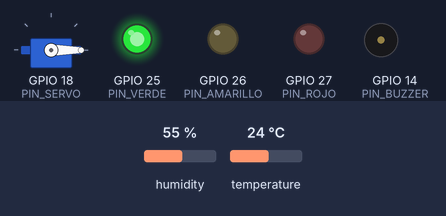
This sketch was run on a simulated ESP32. Shown: servo, output pins drawn as LEDs (lit = HIGH), buzzer (waves = sounding, pin HIGH). Inputs (shaded band) come from the test bench; at power-on: temperature 24 °C, humidity 55 %. WiFi joins after 1.5 s; servers stay silent unless stated; what the sketch prints to the serial monitor is not drawn.

Above: at 2.7 s.
2.8 s: temperature set to 28 °C
7.2 s: temperature set to 31 °C
At 11.1 s:
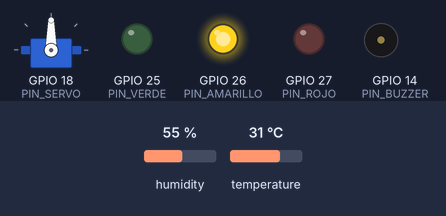
11.5 s: temperature set to 35 °C
At 15.2 s:
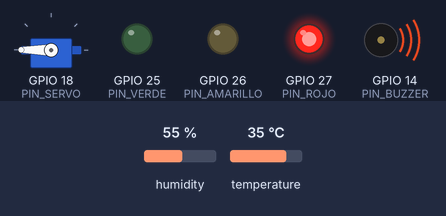
15.5 s: temperature set to 12 °C
At 18.4 s:
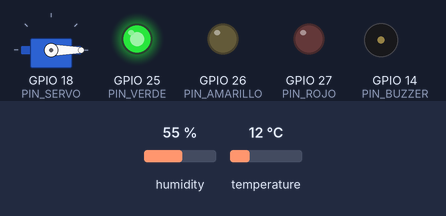
19.5 s: temperature set to 33 °C
At 22.7 s:
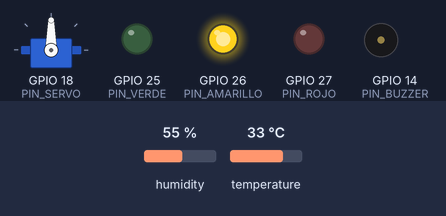
Timing chart, 0 to 24.2 s (numbered marks = the images above; inputs shaded):
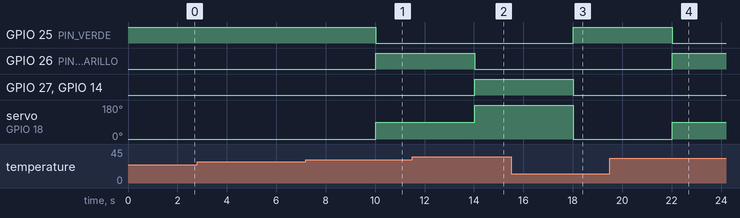

Measured:
- the behaviour switches between 29 and 30 °C on temperature (found by bisection; images 0 and 1)
- the behaviour switches between 33 and 34 °C on temperature (found by bisection; images 1 and 2)
- after the input at 2.8 s, every drawn part: stays the same
- after the input at 7.2 s, GPIO 25 (PIN_VERDE): HIGH → LOW after 2.8 s; GPIO 26 (PIN_AMARILLO): LOW → HIGH after 2.8 s; servo on GPIO 18 (PIN_SERVO): 0° → 90° after 2.8 s
- after the input at 11.5 s, GPIO 26 (PIN_AMARILLO): HIGH → LOW after 2.5 s; GPIO 27 (PIN_ROJO), GPIO 14 (PIN_BUZZER): LOW → HIGH after 2.5 s; servo on GPIO 18 (PIN_SERVO): 90° → 180° after 2.5 s
- after the input at 15.5 s, GPIO 25 (PIN_VERDE): LOW → HIGH after 2.5 s; GPIO 27 (PIN_ROJO), GPIO 14 (PIN_BUZZER): HIGH → LOW after 2.5 s; servo on GPIO 18 (PIN_SERVO): 180° → 0° after 2.5 s
- after the input at 19.5 s, GPIO 25 (PIN_VERDE): HIGH → LOW after 2.5 s; GPIO 26 (PIN_AMARILLO): LOW → HIGH after 2.5 s; servo on GPIO 18 (PIN_SERVO): 0° → 90° after 2.5 s

The sketch:

lab_ventilacion_wifi.ino
```cpp
/*
  Laboratorio IoT #2 - Sistema de ventilación inteligente (versión WiFi, ESP32)

  Igual que la versión serial, pero en lugar de enviar los datos por el cable
  USB, el ESP32 los publica en una ruta web:

      http://IP_DEL_ESP32/datos   ->   T:25.3,H:60.0,E:NORMAL,S:0

  El bot de Python consulta esa ruta cada pocos segundos.

  Librerías (Herramientas -> Administrar bibliotecas):
    - DHT sensor library (Adafruit)
    - Adafruit Unified Sensor
    - ESP32Servo
  (WiFi.h y WebServer.h vienen incluidas con el paquete de la placa ESP32)
*/

#include <WiFi.h>
#include <WebServer.h>
#include <DHT.h>
#include <ESP32Servo.h>

// ---------- Red WiFi (solo 2.4 GHz) ----------
const char* WIFI_SSID     = "Redmi Note 14 Pro";
const char* WIFI_PASSWORD = "Karen123";

// ---------- Pines ----------
const int PIN_DHT      = 4;
const int PIN_SERVO    = 18;
const int PIN_VERDE    = 25;
const int PIN_AMARILLO = 26;
const int PIN_ROJO     = 27;
const int PIN_BUZZER   = 14;

// ---------- Configuración ----------
#define TIPO_DHT DHT11            // cambia a DHT22 si es tu sensor

const float T_ELEVADA  = 30.0;    // °C
const float T_CRITICA  = 34.0;    // °C
const float HISTERESIS = 1.0;

const int ANGULO_CERRADO = 0;
const int ANGULO_MEDIO   = 90;
const int ANGULO_ABIERTO = 180;

const unsigned long INTERVALO_MS = 2000;

// ---------- Estados ----------
enum Estado { NORMAL = 0, ELEVADA = 1, CRITICA = 2 };
const char* NOMBRES[] = {"NORMAL", "ELEVADA", "CRITICA"};

DHT dht(PIN_DHT, TIPO_DHT);
Servo ventana;
WebServer server(80);

Estado estadoActual = NORMAL;
int anguloActual = ANGULO_CERRADO;
unsigned long ultimaLectura = 0;
String ultimaLinea = "";          // última lectura válida, lista para enviar

Estado clasificar(float t, Estado actual) {
  switch (actual) {
    case NORMAL:
      if (t >= T_CRITICA) return CRITICA;
      if (t >= T_ELEVADA) return ELEVADA;
      return NORMAL;
    case ELEVADA:
      if (t >= T_CRITICA) return CRITICA;
      if (t < T_ELEVADA - HISTERESIS) return NORMAL;
      return ELEVADA;
    case CRITICA:
      if (t < T_CRITICA - HISTERESIS) return clasificar(t, ELEVADA);
      return CRITICA;
  }
  return NORMAL;
}

void aplicarEstado(Estado e) {
  digitalWrite(PIN_VERDE,    e == NORMAL  ? HIGH : LOW);
  digitalWrite(PIN_AMARILLO, e == ELEVADA ? HIGH : LOW);
  digitalWrite(PIN_ROJO,     e == CRITICA ? HIGH : LOW);
  digitalWrite(PIN_BUZZER,   e == CRITICA ? HIGH : LOW);  // buzzer activo (opcional)

  if (e == NORMAL)       anguloActual = ANGULO_CERRADO;
  else if (e == ELEVADA) anguloActual = ANGULO_MEDIO;
  else                   anguloActual = ANGULO_ABIERTO;
  ventana.write(anguloActual);
}

// ---------- Rutas web ----------
void rutaDatos() {
  if (ultimaLinea.length() == 0) {
    server.send(503, "text/plain", "Sin lecturas todavia");
    return;
  }
  server.send(200, "text/plain", ultimaLinea);
}

void rutaInicio() {
  String html = "<h1>Ventilacion del aula</h1><p>Ultima lectura: ";
  html += (ultimaLinea.length() ? ultimaLinea : "sin datos");
  html += "</p><p><a href='/datos'>/datos</a></p>";
  server.send(200, "text/html", html);
}

void conectarWiFi() {
  WiFi.mode(WIFI_STA);
  WiFi.begin(WIFI_SSID, WIFI_PASSWORD);
  Serial.print("Conectando a WiFi");
  while (WiFi.status() != WL_CONNECTED) {
    delay(500);
    Serial.print(".");
  }
  Serial.println();
  Serial.print("IP del ESP32: ");
  Serial.println(WiFi.localIP());
}

void setup() {
  Serial.begin(115200);

  pinMode(PIN_VERDE, OUTPUT);
  pinMode(PIN_AMARILLO, OUTPUT);
  pinMode(PIN_ROJO, OUTPUT);
  pinMode(PIN_BUZZER, OUTPUT);

  ventana.setPeriodHertz(50);
  ventana.attach(PIN_SERVO, 500, 2400);

  dht.begin();
  aplicarEstado(NORMAL);

  conectarWiFi();

  server.on("/", rutaInicio);
  server.on("/datos", rutaDatos);
  server.begin();
}

void loop() {
  // Si se cae el WiFi, intenta reconectar sin bloquear el control local
  if (WiFi.status() != WL_CONNECTED) {
    WiFi.reconnect();
  }

  server.handleClient();

  if (millis() - ultimaLectura < INTERVALO_MS) return;
  ultimaLectura = millis();

  float h = dht.readHumidity();
  float t = dht.readTemperature();

  if (isnan(h) || isnan(t)) {
    Serial.println("ERROR:DHT");
    return;
  }

  Estado nuevo = clasificar(t, estadoActual);
  if (nuevo != estadoActual) {
    estadoActual = nuevo;
    aplicarEstado(estadoActual);
  }

  ultimaLinea = "T:" + String(t, 1) + ",H:" + String(h, 1) +
                ",E:" + String(NOMBRES[estadoActual]) +
                ",S:" + String(anguloActual);
  Serial.println(ultimaLinea);   // útil para depurar en el Monitor Serial
}
```
